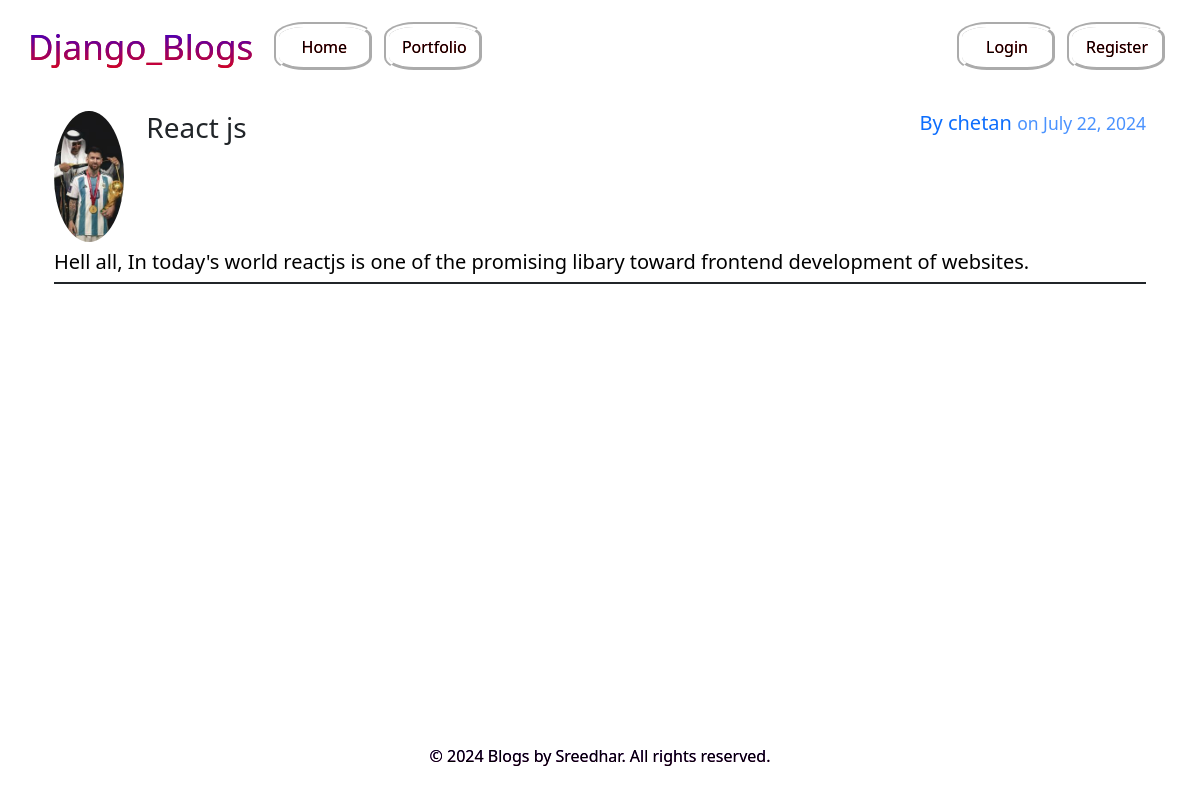
The app's page /post/36/ with its own data.
### blog/models.py (models this page shows, shortened)
class Post(models.Model):
    title = models.CharField(max_length=100)
    content = models.TextField()
    date_posted = models.DateTimeField(default=timezone.now)
    author = models.ForeignKey(User, on_delete=models.CASCADE)

### users/models.py (models this page shows, shortened)
class Profile(models.Model):
    user = models.OneToOneField(User,on_delete=models.CASCADE)
    image = models.ImageField(default='pic4.jpg', upload_to='profile_pics')

### blog/views.py (the view)
# urls.py: path('post/<int:pk>/', PostDetailView.as_view(), name='post-detail'),
class PostDetailView(DetailView):
    model = Post

### blog/templates/blog/post_detail.html (shortened to what this page needs)
{% extends 'blog/base.html' %}
{% block content %}
    <div class="container">
        <div class="post-content mt-3 border-2 border-bottom border-dark">
            <div class="row g-3 justify-content-between">
                <div class="col col-1">
                    <a href="{% url 'user-posts' object.author.username %}">
                        <img width="70" class="rounded-circle" src="{{ object.author.profile.image.url }}">
                    </a>
                </div>
                <div class="col col-7">
                    <h3>
                        {{ object.title }}
                    </h3>
                </div>
                <div class="col">
                    <h5 class="text-end text-primary text-opacity-90">
                        By <a href="{% url 'user-posts' object.author.username %}" class="text-decoration-none">{{ object.author }}</a>
                        <tab>
                        <small class="text-primary text-opacity-75">on {{ object.date_posted|date:"F d, Y" }}</small>
                    </h5>
                </div>
            </div>
            <div class="text-black mt-2 mb-2">
                <h5>
                {{ object.content }}
            </h5>
            </div>
        </div>
    </div>
{% endblock content %}

### records on screen
Post: author.profile.image (picture), title "React js", author "chetan", date_posted "July 22, 2024", content "Hell all, In today's world reactjs is one of the promising libary toward frontend development of websites."
